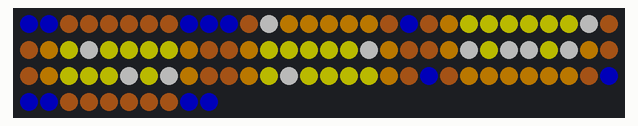
The sketch below on a simulated Arduino Uno, built with avr-gcc and run on an emulated ATmega328P. On the bench: 100 RGB LEDs in strip order, left to right, continuing on the next row. Dim RGB values are drawn brighter than linear.

Above: at 2.16 s.

The sketch:

mario_quest.ino
```cpp
#include "FastLED.h"
#define NUM_LEDS 100
#define DATA_PIN 3

CRGB leds[NUM_LEDS];

void setup() {
  delay(2000);
  FastLED.addLeds<WS2811, DATA_PIN, RGB>(leds, NUM_LEDS);
  FastLED.setBrightness(70);
  FastLED.clear();
}

//quest
int quest_background[]={0,1,8,9,10,19,80,89,90,91,98,99};
int quest_shadow[]={13,14,15,16,17,21,31,38,41,48,51,58,61,68,71,78,82,83,84,85,86,87};
int quest_fill[]={22,23,24,25,26,27,32,34,35,36,37,42,43,44,45,46,53,56,62,63,64,66,72,74,75,76,77};
int quest_mark[]={12,28,33,47,52,54,55,57,65,67,73};

void loop() {
  //quest
  fill_solid(leds, NUM_LEDS, CRGB::SaddleBrown);
  for(int i=0; i<12; i++){
    leds[quest_background[i]] = CRGB::Blue;
  }
  for(int i=0; i<22; i++){
    leds[quest_shadow[i]] = CRGB::Orange;
  }
  for(int i=0; i<27; i++){
    leds[quest_fill[i]] = CRGB::Yellow;
  }
  for(int i=0; i<11; i++){
    leds[quest_mark[i]] = CRGB::White;
  }
  FastLED.show();
  FastLED.delay(300);
  fill_solid(leds, NUM_LEDS, CRGB::Blue);
  FastLED.show();
  FastLED.delay(200);
}
```
